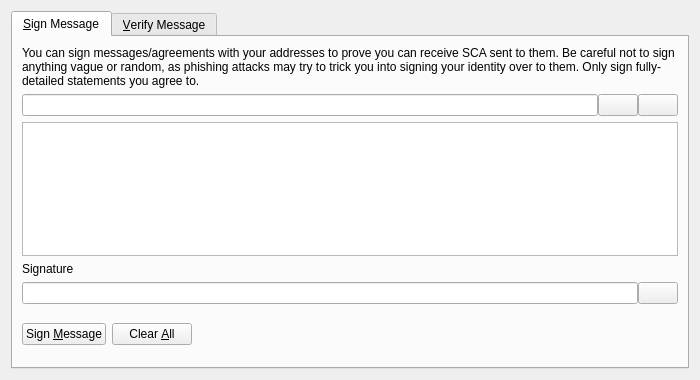
<?xml version="1.0" encoding="UTF-8"?>
<ui version="4.0">
 <class>SignVerifyMessageDialog</class>
 <widget class="QDialog" name="SignVerifyMessageDialog">
  <property name="geometry">
   <rect>
    <x>0</x>
    <y>0</y>
    <width>700</width>
    <height>380</height>
   </rect>
  </property>
  <property name="windowTitle">
   <string>Signatures - Sign / Verify a Message</string>
  </property>
  <property name="modal">
   <bool>true</bool>
  </property>
  <layout class="QVBoxLayout" name="verticalLayout">
   <item>
    <widget class="QTabWidget" name="tabWidget">
     <property name="currentIndex">
      <number>0</number>
     </property>
     <widget class="QWidget" name="tabSignMessage">
      <attribute name="title">
       <string>&amp;Sign Message</string>
      </attribute>
      <layout class="QVBoxLayout" name="verticalLayout_SM">
       <item>
        <widget class="QLabel" name="infoLabel_SM">
         <property name="text">
          <string>You can sign messages/agreements with your addresses to prove you can receive SCA sent to them. Be careful not to sign anything vague or random, as phishing attacks may try to trick you into signing your identity over to them. Only sign fully-detailed statements you agree to.</string>
         </property>
         <property name="textFormat">
          <enum>Qt::PlainText</enum>
         </property>
         <property name="wordWrap">
          <bool>true</bool>
         </property>
        </widget>
       </item>
       <item>
        <layout class="QHBoxLayout" name="horizontalLayout_1_SM">
         <property name="spacing">
          <number>0</number>
         </property>
         <item>
          <widget class="QValidatedLineEdit" name="addressIn_SM">
           <property name="toolTip">
            <string>The Scalaris address to sign the message with</string>
           </property>
          </widget>
         </item>
         <item>
          <widget class="QPushButton" name="addressBookButton_SM">
           <property name="toolTip">
            <string>Choose previously used address</string>
           </property>
           <property name="text">
            <string/>
           </property>
           <property name="icon">
            <iconset resource="../bitcoin.qrc">
             <normaloff>:/icons/address-book</normaloff>:/icons/address-book</iconset>
           </property>
           <property name="shortcut">
            <string>Alt+A</string>
           </property>
           <property name="autoDefault">
            <bool>false</bool>
           </property>
          </widget>
         </item>
         <item>
          <widget class="QPushButton" name="pasteButton_SM">
           <property name="toolTip">
            <string>Paste address from clipboard</string>
           </property>
           <property name="text">
            <string/>
           </property>
           <property name="icon">
            <iconset resource="../bitcoin.qrc">
             <normaloff>:/icons/editpaste</normaloff>:/icons/editpaste</iconset>
           </property>
           <property name="shortcut">
            <string>Alt+P</string>
           </property>
           <property name="autoDefault">
            <bool>false</bool>
           </property>
          </widget>
         </item>
        </layout>
       </item>
       <item>
        <widget class="QPlainTextEdit" name="messageIn_SM">
         <property name="toolTip">
          <string>Enter the message you want to sign here</string>
         </property>
        </widget>
       </item>
       <item>
        <widget class="QLabel" name="signatureLabel_SM">
         <property name="text">
          <string>Signature</string>
         </property>
         <property name="textFormat">
          <enum>Qt::PlainText</enum>
         </property>
        </widget>
       </item>
       <item>
        <layout class="QHBoxLayout" name="horizontalLayout_2_SM">
         <property name="spacing">
          <number>0</number>
         </property>
         <item>
          <widget class="QLineEdit" name="signatureOut_SM">
           <property name="font">
            <font>
             <italic>true</italic>
            </font>
           </property>
           <property name="readOnly">
            <bool>true</bool>
           </property>
          </widget>
         </item>
         <item>
          <widget class="QPushButton" name="copySignatureButton_SM">
           <property name="toolTip">
            <string>Copy the current signature to the system clipboard</string>
           </property>
           <property name="text">
            <string/>
           </property>
           <property name="icon">
            <iconset resource="../bitcoin.qrc">
             <normaloff>:/icons/editcopy</normaloff>:/icons/editcopy</iconset>
           </property>
           <property name="autoDefault">
            <bool>false</bool>
           </property>
          </widget>
         </item>
        </layout>
       </item>
       <item>
        <layout class="QHBoxLayout" name="horizontalLayout_3_SM">
         <item>
          <widget class="QPushButton" name="signMessageButton_SM">
           <property name="toolTip">
            <string>Sign the message to prove you own this Scalaris address</string>
           </property>
           <property name="text">
            <string>Sign &amp;Message</string>
           </property>
           <property name="icon">
            <iconset resource="../bitcoin.qrc">
             <normaloff>:/icons/edit</normaloff>:/icons/edit</iconset>
           </property>
           <property name="autoDefault">
            <bool>false</bool>
           </property>
          </widget>
         </item>
         <item>
          <widget class="QPushButton" name="clearButton_SM">
           <property name="toolTip">
            <string>Reset all sign message fields</string>
           </property>
           <property name="text">
            <string>Clear &amp;All</string>
           </property>
           <property name="icon">
            <iconset resource="../bitcoin.qrc">
             <normaloff>:/icons/remove</normaloff>:/icons/remove</iconset>
           </property>
           <property name="autoDefault">
            <bool>false</bool>
           </property>
          </widget>
         </item>
         <item>
          <spacer name="horizontalSpacer_1_SM">
           <property name="orientation">
            <enum>Qt::Horizontal</enum>
           </property>
           <property name="sizeHint" stdset="0">
            <size>
             <width>40</width>
             <height>48</height>
            </size>
           </property>
          </spacer>
         </item>
         <item>
          <widget class="QLabel" name="statusLabel_SM">
           <property name="font">
            <font>
             <weight>75</weight>
             <bold>true</bold>
            </font>
           </property>
           <property name="text">
            <string/>
           </property>
           <property name="wordWrap">
            <bool>true</bool>
           </property>
          </widget>
         </item>
         <item>
          <spacer name="horizontalSpacer_2_SM">
           <property name="orientation">
            <enum>Qt::Horizontal</enum>
           </property>
           <property name="sizeHint" stdset="0">
            <size>
             <width>40</width>
             <height>48</height>
            </size>
           </property>
          </spacer>
         </item>
        </layout>
       </item>
      </layout>
     </widget>
     <widget class="QWidget" name="tabVerifyMessage">
      <attribute name="title">
       <string>&amp;Verify Message</string>
      </attribute>
      <layout class="QVBoxLayout" name="verticalLayout_VM">
       <item>
        <widget class="QLabel" name="infoLabel_VM">
         <property name="text">
          <string>Enter the receiver's address, message (ensure you copy line breaks, spaces, tabs, etc. exactly) and signature below to verify the message. Be careful not to read more into the signature than what is in the signed message itself, to avoid being tricked by a man-in-the-middle attack. Note that this only proves the signing party receives with the address, it cannot prove sendership of any transaction!</string>
         </property>
         <property name="textFormat">
          <enum>Qt::PlainText</enum>
         </property>
         <property name="alignment">
          <set>Qt::AlignLeading|Qt::AlignLeft|Qt::AlignTop</set>
         </property>
         <property name="wordWrap">
          <bool>true</bool>
         </property>
        </widget>
       </item>
       <item>
        <layout class="QHBoxLayout" name="horizontalLayout_1_VM">
         <property name="spacing">
          <number>0</number>
         </property>
         <item>
          <widget class="QValidatedLineEdit" name="addressIn_VM">
           <property name="toolTip">
            <string>The Scalaris address the message was signed with</string>
           </property>
          </widget>
         </item>
         <item>
          <widget class="QPushButton" name="addressBookButton_VM">
           <property name="toolTip">
            <string>Choose previously used address</string>
           </property>
           <property name="text">
            <string/>
           </property>
           <property name="icon">
            <iconset resource="../bitcoin.qrc">
             <normaloff>:/icons/address-book</normaloff>:/icons/address-book</iconset>
           </property>
           <property name="shortcut">
            <string>Alt+A</string>
           </property>
           <property name="autoDefault">
            <bool>false</bool>
           </property>
          </widget>
         </item>
        </layout>
       </item>
       <item>
        <widget class="QPlainTextEdit" name="messageIn_VM"/>
       </item>
       <item>
        <widget class="QValidatedLineEdit" name="signatureIn_VM"/>
       </item>
       <item>
        <layout class="QHBoxLayout" name="horizontalLayout_2_VM">
         <item>
          <widget class="QPushButton" name="verifyMessageButton_VM">
           <property name="toolTip">
            <string>Verify the message to ensure it was signed with the specified Scalaris address</string>
           </property>
           <property name="text">
            <string>Verify &amp;Message</string>
           </property>
           <property name="icon">
            <iconset resource="../bitcoin.qrc">
             <normaloff>:/icons/transaction_0</normaloff>:/icons/transaction_0</iconset>
           </property>
           <property name="autoDefault">
            <bool>false</bool>
           </property>
          </widget>
         </item>
         <item>
          <widget class="QPushButton" name="clearButton_VM">
           <property name="toolTip">
            <string>Reset all verify message fields</string>
           </property>
           <property name="text">
            <string>Clear &amp;All</string>
           </property>
           <property name="icon">
            <iconset resource="../bitcoin.qrc">
             <normaloff>:/icons/remove</normaloff>:/icons/remove</iconset>
           </property>
           <property name="autoDefault">
            <bool>false</bool>
           </property>
          </widget>
         </item>
         <item>
          <spacer name="horizontalSpacer_1_VM">
           <property name="orientation">
            <enum>Qt::Horizontal</enum>
           </property>
           <property name="sizeHint" stdset="0">
            <size>
             <width>40</width>
             <height>48</height>
            </size>
           </property>
          </spacer>
         </item>
         <item>
          <widget class="QLabel" name="statusLabel_VM">
           <property name="font">
            <font>
             <weight>75</weight>
             <bold>true</bold>
            </font>
           </property>
           <property name="text">
            <string/>
           </property>
           <property name="wordWrap">
            <bool>true</bool>
           </property>
          </widget>
         </item>
         <item>
          <spacer name="horizontalSpacer_2_VM">
           <property name="orientation">
            <enum>Qt::Horizontal</enum>
           </property>
           <property name="sizeHint" stdset="0">
            <size>
             <width>40</width>
             <height>48</height>
            </size>
           </property>
          </spacer>
         </item>
        </layout>
       </item>
      </layout>
     </widget>
    </widget>
   </item>
  </layout>
 </widget>
 <customwidgets>
  <customwidget>
   <class>QValidatedLineEdit</class>
   <extends>QLineEdit</extends>
   <header>qt/qvalidatedlineedit.h</header>
  </customwidget>
 </customwidgets>
 <resources>
  <include location="../bitcoin.qrc"/>
 </resources>
 <connections/>
</ui>
